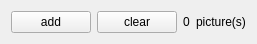
<?xml version="1.0" encoding="UTF-8"?>
<ui version="4.0">
 <class>ImageListWidget</class>
 <widget class="QWidget" name="ImageListWidget">
  <property name="geometry">
   <rect>
    <x>0</x>
    <y>0</y>
    <width>252</width>
    <height>41</height>
   </rect>
  </property>
  <property name="maximumSize">
   <size>
    <width>263</width>
    <height>16777215</height>
   </size>
  </property>
  <property name="windowTitle">
   <string>Form</string>
  </property>
  <layout class="QHBoxLayout" name="horizontalLayout_2">
   <item>
    <widget class="QPushButton" name="pushButton_append">
     <property name="text">
      <string>add</string>
     </property>
    </widget>
   </item>
   <item>
    <widget class="QPushButton" name="pushButton_clear">
     <property name="text">
      <string>clear</string>
     </property>
    </widget>
   </item>
   <item>
    <widget class="QLabel" name="label">
     <property name="text">
      <string>0</string>
     </property>
    </widget>
   </item>
   <item>
    <widget class="QLabel" name="label_2">
     <property name="text">
      <string>picture(s)</string>
     </property>
    </widget>
   </item>
  </layout>
 </widget>
 <resources/>
 <connections/>
</ui>
